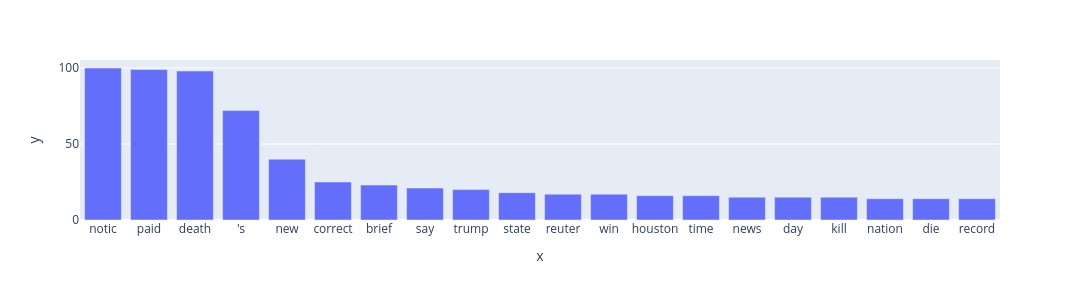

The notebook cell saved with this chart:
### Code cell
large_set["tokens"]

word_freq_test = fn.word_freq(large_set, top_k = 20)
px.bar(x=word_freq_test["reliable"].keys(), y=word_freq_test["reliable"].values(), width=1080, height=300)

### Figure 1 — Plotly figure (JSON) as saved in the notebook; plotly's stock layout.template omitted (floating-point values rounded to 4 significant figures)
{"data": [{"hovertemplate": "x=%{x}<br>y=%{y}<extra></extra>", "legendgroup": "", "marker": {"color": "#636efa", "pattern": {"shape": ""}}, "name": "", "orientation": "v", "showlegend": false, "textposition": "auto", "type": "bar", "x": ["notic", "paid", "death", "'s", "new", "correct", "brief", "say", "trump", "state", "reuter", "win", "houston", "time", "news", "day", "kill", "nation", "die", "record"], "xaxis": "x", "y": [100, 99, 98, 72, 40, 25, 23, 21, 20, 18, 17, 17, 16, 16, 15, 15, 15, 14, 14, 14], "yaxis": "y"}], "layout": {"barmode": "relative", "height": 300, "legend": {"tracegroupgap": 0}, "margin": {"t": 60}, "width": 1080, "xaxis": {"anchor": "y", "domain": [0, 1], "title": {"text": "x"}}, "yaxis": {"anchor": "x", "domain": [0, 1], "title": {"text": "y"}}}}
